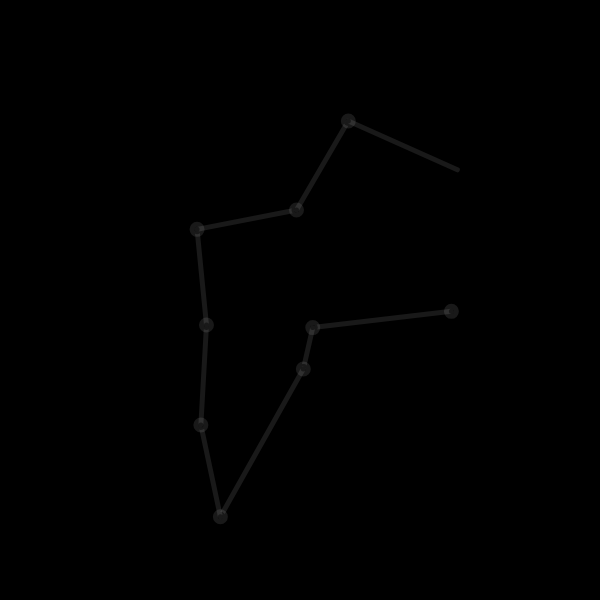
Frame 1 (no input)
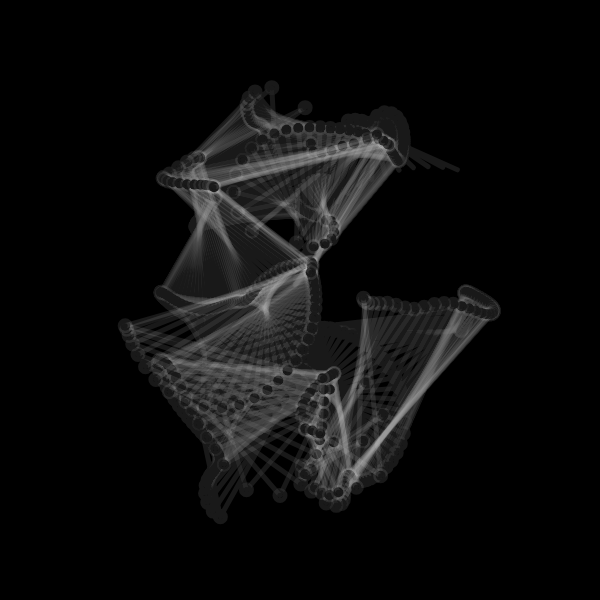
Frame 60 (no input)
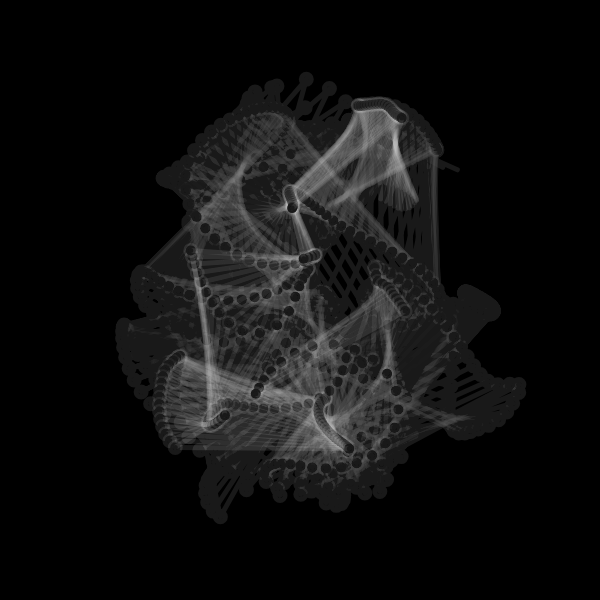
Frame 120 (the mouse pressed at the canvas centre since frame 60)

The p5.js sketch that drew these frames (run headless with seeded random() and noise() and a simulated clock; from frame 60 on, the mouse is pressed at the canvas centre):

// p5.js sketch
// ── sketch.js
//forked from kusakari 

let _aryLine = [];

let _minWidth;



function setObject() {
  _minWidth = min(width, height) * 0.8;
  strokeWeight(_minWidth/40);
  stroke(255);
  noFill();
  let numLine = 1;
  for (let i = 0; i < numLine; i++) {
    _aryLine[i] = new BendLine();
  }
}

function setup() {
  w = 600;
  var canvas;
    if(windowWidth>=600 && windowHeight >=600){
      canvas = createCanvas(600, 600);
    }
    else{
      canvas = createCanvas(windowWidth, windowHeight - 100);
    }

  var x = (windowWidth - width) / 2;
  var y = (windowHeight - height) / 2;

  canvas.position(x, y);
  background(0);
  setObject();
}



class BendLine {
  constructor() {
    this.r = _minWidth / 3;
    this.numPoints = 10;
    this.aryXy = [];
    for (let i = 0; i < this.numPoints; i++) {
      let ang = 2*PI / this.numPoints * i;
      this.aryXy[i] = createVector(this.r/2 * cos(ang), this.r * sin(ang));
    }
    
    this.numBend = 20;
    this.aryRParameter = [];
    for (let i = 0; i < this.numBend; i++) {
      this.aryRParameter[i] = [this.r / 8 * 1**i, random(8*PI), 2*PI / random(50, 200)];//[max, init, speed]
    }
    this.aryinitAngParameter = [];
    for (let i = 0; i < this.numBend; i++) {
      this.aryinitAngParameter[i] = [PI, random(10*PI), 2*PI / random(200, 500)];//[max, init, speed]
    }
    this.aryAngStep = [];
    for (let i = 0; i < this.numBend; i++) {
      this.aryAngStep[i] = PI / this.numPoints * int(random(3, 8 + i));
    }
    this.numCycle = 2;
  }
  update() {
    this.updateR();
    this.updateInitAng();
    this.newAryXy = this.aryXy;
    for (let i = 0; i < this.numBend; i++) {
      this.newAryXy = bend(this.newAryXy, this.aryR[i], this.aryinitAng[i], this.aryAngStep[i], this.numCycle);
    }
  }
  updateR() {
    this.aryR = [];
    for (let i = 0; i < this.aryRParameter.length; i++) {
      this.aryR[i] = this.aryRParameter[i][0] * (sin(this.aryRParameter[i][1] + this.aryRParameter[i][2] * frameCount));
    }
  }
  updateInitAng() {
    this.aryinitAng = [];
    for (let i = 0; i < this.aryinitAngParameter.length; i++) {
      this.aryinitAng[i] = this.aryinitAngParameter[i][1] + this.aryinitAngParameter[i][0] * (cos(this.aryinitAngParameter[i][2] * frameCount));
    }
  }
  draw() {
    beginShape();
    for (let i = 0; i < this.newAryXy.length-1; i++) {
      fill(0);
      ellipse(this.newAryXy[i].x, this.newAryXy[i].y, 10, 10)
      line(this.newAryXy[i].x, this.newAryXy[i].y, this.newAryXy[i+1].x, this.newAryXy[i+1].y);
    }
    endShape(CLOSE);
  }
}

function bend(aryXy, r, initAng, angStep, numCycle) {
  let aryXy2 = aryXy;
  for (let j = 0; j < numCycle; j++) {
    let aryXyNew = [];
    for (let i = 0; i < aryXy2.length; i++) {
      let xy_1_2 = p5.Vector.sub(aryXy2[(i+1)%aryXy2.length], aryXy2[i]);
      let ang = initAng + angStep * i;
      xy_1_2.rotate(-PI/2).setMag(r * sin(ang));
      let xy = p5.Vector.add(aryXy2[i], xy_1_2);
      aryXyNew.push(xy);
    }
    aryXy2 = aryXyNew;
  }

  return aryXy2;
}

function draw() {
  background(0, 5);
  fill(50)
  stroke(255, 25)
  strokeWeight(5)
  translate(width/2, height/2);
  for (let i = 0; i < _aryLine.length; i++) {
    _aryLine[i].update();
    _aryLine[i].draw();
  }
}
